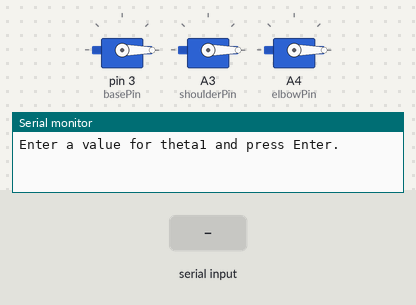
Simulated run of this sketch. Board: Arduino Uno, built with avr-gcc and run on an emulated ATmega328P. Shown: 3 × servo, the last lines printed to the serial monitor. The test bench sets the inputs (shaded band).

Above: at 1.2 s.
1.3 s: "90,45\n" received over Serial
At 1.6 s:
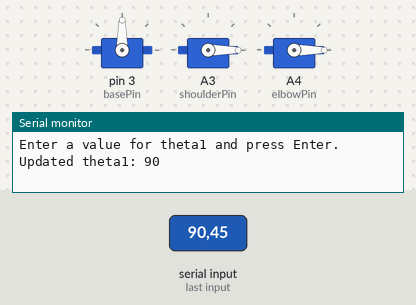
2.8 s: "30,150\n" received over Serial
At 4.0 s:
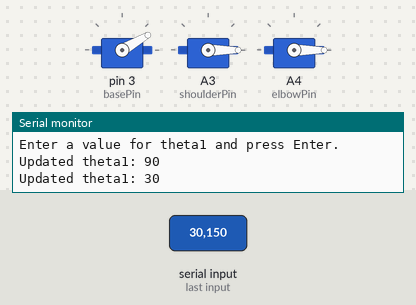
4.3 s: "200\n" received over Serial
At 5.1 s:
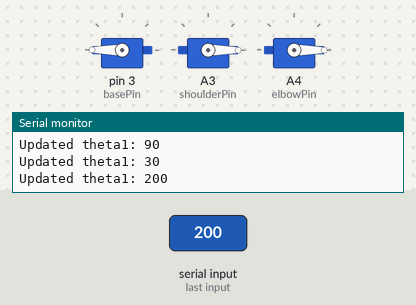
5.8 s: "90\n" received over Serial
At 6.2 s:
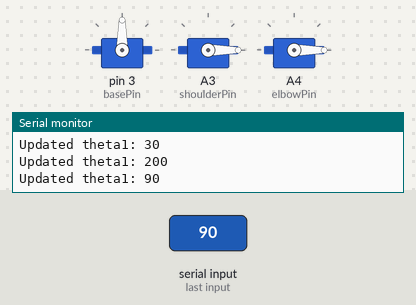
Timing chart, 0 to 8.3 s (numbered marks = the images above; inputs shaded):
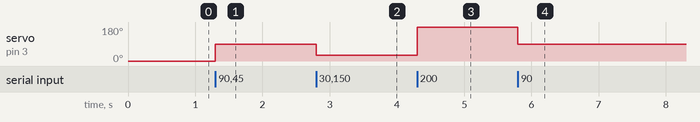

The sketch:

servo_test.ino
```cpp
#include <Servo.h>

Servo baseServo;
Servo shoulderServo;
Servo elbowServo;

const int basePin = 3;
const int shoulderPin = A3;
const int elbowPin = A4;

int theta1 = 0; // Initialize theta1

void setup() {
  baseServo.attach(basePin);
  shoulderServo.attach(shoulderPin);
  elbowServo.attach(elbowPin);

  baseServo.write(0);
  shoulderServo.write(0);
  elbowServo.write(0);

  Serial.begin(115200);
  Serial.println("Enter a value for theta1 and press Enter.");
}

void loop() {
  // Check if data is available in the Serial Monitor
  if (Serial.available() > 0) {
    // Read the value entered in the Serial Monitor
    String input = Serial.readStringUntil('\n');
    theta1 = input.toInt(); // Convert the input to an integer

    // Print the updated value of theta1
    Serial.print("Updated theta1: ");
    Serial.println(theta1);

    // Set the servo position based on the updated theta1 value
    baseServo.write(theta1);
  }
}
```

Measured:
- after the input at 1.3 s, servo on pin 3 (basePin): 0° → 90° at once
- after the input at 2.8 s, servo on pin 3 (basePin): 90° → 30° at once
- after the input at 4.3 s, servo on pin 3 (basePin): 30° → 180° at once
- after the input at 5.8 s, servo on pin 3 (basePin): 180° → 90° at once
